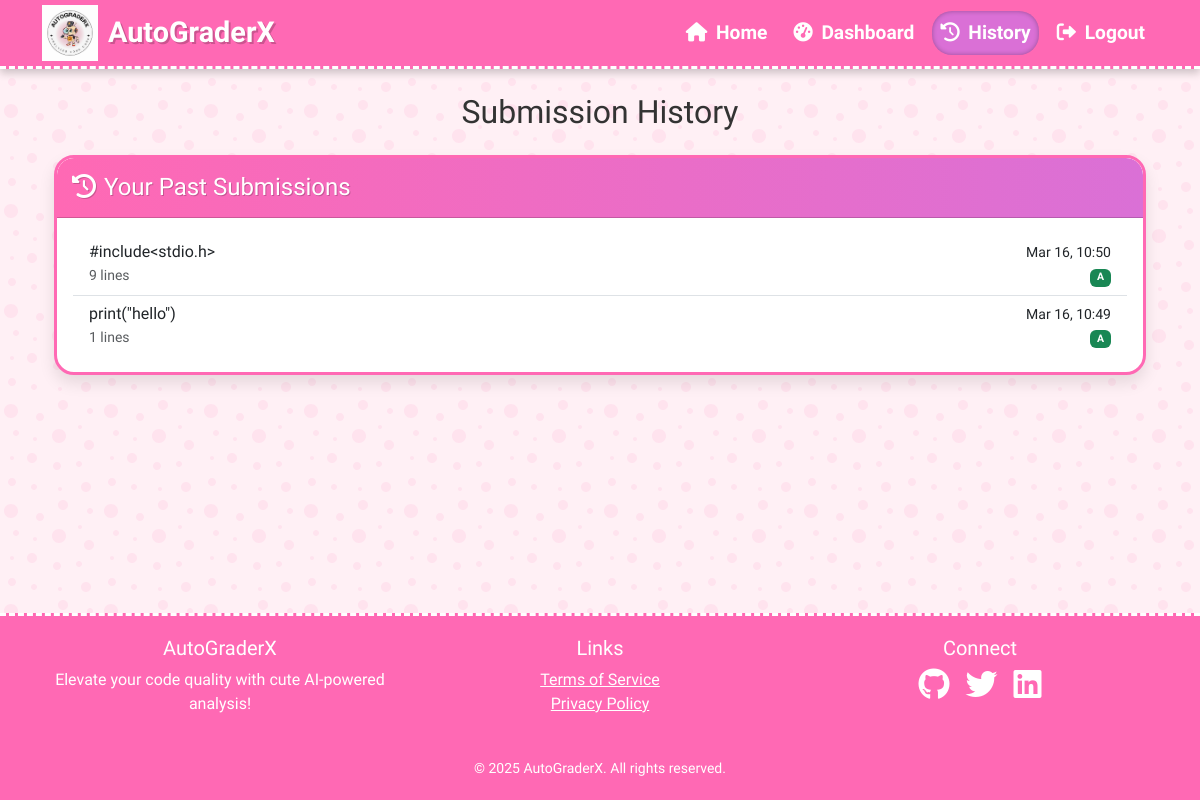
/submission_history (signed in), run on the app's committed database.
### app.py (models this page shows)
class CodeSubmission(Base):
    __tablename__ = 'submissions'
    id = Column(Integer, primary_key=True)
    code = Column(Text, nullable=False)  # The submitted code
    line_analysis = Column(Text, nullable=True)  # Analysis of code
    restructured_code = Column(Text, nullable=True)  # Improved version of code
    grade = Column(Text, nullable=True)  # Grade and feedback
    timestamp = Column(DateTime, default=datetime.utcnow)  # When code was submitted
    user_id = Column(Integer, ForeignKey('users.id'), nullable=False)  # Who submitted the code
    language = Column(String(50), nullable=True)  # Programming language detected

### app.py (the view)
@app.route('/submission_history')
@login_required
def submission_history():
    user_id = session.get('user_id')
    if not user_id:
        flash('You must be logged in to view submission history.', 'error')
        return redirect(url_for('login'))
    db_session = None
    try:
        db_session = SessionLocal()
        user = db_session.query(User).filter_by(id=user_id).first()
        if not user:
            flash('User not found. Please login again.', 'error')
            return redirect(url_for('login'))
        try:
            submissions = db_session.query(CodeSubmission).filter_by(user_id=user_id).order_by(CodeSubmission.timestamp.desc()).all()
            return render_template('submission_history.html', submissions=submissions)
        except Exception as schema_error:
            logger.error(f"Schema error in history: {schema_error}")
            flash('There was an issue retrieving your submission history. We\'ve fixed the database schema. Please try again.', 'warning')
            CodeSubmission.__table__.drop(engine, checkfirst=True)
            Base.metadata.create_all(engine)
            return redirect(url_for('dashboard'))
    except Exception as e:
        logger.error(f"Submission history error: {str(e)}", exc_info=True)
        flash('An error occurred while loading your submission history. Please try again.', 'error')
        return redirect(url_for('dashboard'))
    finally:
        if db_session:
            db_session.close()

### app.py (called while the page is built)
@app.context_processor
def utility_processor():
    def is_logged_in():
        return 'user_id' in session
    return {
        'is_logged_in': is_logged_in,
        'app_name': app.config.get('APP_NAME', 'AutoGraderX'),
        'now': datetime.now()
    }

def is_logged_in():
    return 'user_id' in session

def login_required(f):
    @wraps(f)
    def decorated_function(*args, **kwargs):
        if not is_logged_in():
            flash('Please log in to access this page', 'danger')
            return redirect(url_for('login'))
        return f(*args, **kwargs)
    return decorated_function

### templates/submission_history.html (shortened to what this page needs)
{% extends "layout.html" %}
{% block content %}
<div class="container">
    <h2 class="text-center mb-4">Submission History</h2>
    <div class="row">
        <div class="col-md-12">
            <div class="card">
                <div class="card-header">
                    <h4 class="mb-0"><i class="fas fa-history me-2"></i>Your Past Submissions</h4>
                </div>
                <div class="card-body">
                    {% if submissions and submissions|length > 0 %}
                    <div class="list-group list-group-flush">
                        {% for submission in submissions %}
                        <a href="{{ url_for('view_analysis', submission_id=submission.id) }}" class="list-group-item list-group-item-action">
                            <div class="d-flex w-100 justify-content-between">
                                <h6 class="mb-1 text-truncate" style="max-width: 400px;">
                                    {% if submission.code and submission.code.split('\n')|length > 0 %}
                                        {{ submission.code.split('\n')[0][:50] }}
                                    {% else %}
                                        [Empty submission]
                                    {% endif %}
                                </h6>
                                <small>{{ submission.timestamp.strftime('%b %d, %H:%M') if submission.timestamp else 'N/A' }}</small>
                            </div>
                            <div class="d-flex w-100 justify-content-between">
                                <small class="text-muted">
                                    {% if submission.code %}
                                        {{ (submission.code.split('\n')|length) }} lines
                                    {% else %}
                                        0 lines
                                    {% endif %}
                                </small>
                                <small>
                                    {% if submission.grade and not submission.grade.endswith('in progress...') %}
                                        {% if 'Grade: A' in submission.grade %}
                                            <span class="badge bg-success">A</span>
                                        {% elif 'Grade: B' in submission.grade %}
                                            <span class="badge bg-primary">B</span>
                                        {% elif 'Grade: C' in submission.grade %}
                                            <span class="badge bg-warning text-dark">C</span>
                                        {% elif 'Grade: D' in submission.grade %}
                                            <span class="badge bg-danger">D</span>
                                        {% elif 'Grade: F' in submission.grade %}
                                            <span class="badge bg-danger">F</span>
                                        {% else %}
                                            <span class="badge bg-secondary">?</span>
                                        {% endif %}
                                    {% else %}
                                        <span class="badge bg-secondary">
                                            <i class="fas fa-spinner fa-spin"></i>
                                        </span>
                                    {% endif %}
                                </small>
                            </div>
                        </a>
                        {% endfor %}
                    </div>
                    {% else %}
                    <div class="text-center p-4">
                        <i class="fas fa-code-branch fa-3x mb-3 text-muted"></i>
                        <p>No submissions yet. Submit your first code for analysis!</p>
                        <a href="{{ url_for('dashboard') }}" class="btn btn-primary">Go to Dashboard</a>
                    </div>
                    {% endif %}
                </div>
            </div>
        </div>
    </div>
</div>
{% endblock %}

### templates/layout.html (shortened to what this page needs)
<!DOCTYPE html>
<html lang="en">
<head>
    <link href="https://cdn.jsdelivr.net/npm/bootstrap@5.3.0-alpha1/dist/css/bootstrap.min.css" rel="stylesheet">
    <link rel="stylesheet" href="https://cdnjs.cloudflare.com/ajax/libs/font-awesome/6.0.0/css/all.min.css">
    <link rel="stylesheet" href="https://cdnjs.cloudflare.com/ajax/libs/highlight.js/11.7.0/styles/atom-one-dark.min.css">
</head>
<body>
    <nav class="navbar navbar-expand-lg navbar-dark">
        <div class="container">
            <a class="navbar-brand" href="{{ url_for('home') }}">
                <img src="{{ url_for('static', filename='images/logo11.png') }}" alt="AutoGraderX Logo" class="navbar-logo">
                AutoGraderX
            </a>
            <div class="collapse navbar-collapse" id="navbarNav">
                <ul class="navbar-nav ms-auto">
                    <li class="nav-item">
                        <a class="nav-link {% if request.path == url_for('home') %}active{% endif %}" href="{{ url_for('home') }}">
                            <i class="fas fa-home me-1"></i> Home
                        </a>
                    </li>
                    {% if is_logged_in() %}
                    <li class="nav-item">
                        <a class="nav-link {% if request.path == url_for('dashboard') %}active{% endif %}" href="{{ url_for('dashboard') }}">
                            <i class="fas fa-tachometer-alt me-1"></i> Dashboard
                        </a>
                    </li>
                    <li class="nav-item">
                        <a class="nav-link {% if request.path == url_for('submission_history') %}active{% endif %}" href="{{ url_for('submission_history') }}">
                            <i class="fas fa-history me-1"></i> History
                        </a>
                    </li>
                    <li class="nav-item">
                        <a class="nav-link" href="{{ url_for('logout') }}">
                            <i class="fas fa-sign-out-alt me-1"></i> Logout
                        </a>
                    </li>
                    {% endif %}
                </ul>
            </div>
        </div>
    </nav>
    <main class="container py-4">
        {% block content %}{% endblock %}
    </main>
    <footer class="text-center">
        <div class="container">
            <div class="row">
                <div class="col-md-4 mb-3 mb-md-0">
                    <h5>AutoGraderX</h5>
                    <p class="text-white">Elevate your code quality with cute AI-powered analysis!</p>
                </div>
                <div class="col-md-4 mb-3 mb-md-0">
                    <h5>Links</h5>
                    <ul class="list-unstyled">
                        <li><a href="{{ url_for('terms') }}" class="text-white">Terms of Service</a></li>
                        <li><a href="{{ url_for('privacy') }}" class="text-white">Privacy Policy</a></li>
                    </ul>
                </div>
                <div class="col-md-4">
                    <h5>Connect</h5>
                    <div class="d-flex justify-content-center">
                        <a href="#" class="text-white me-3"><i class="fab fa-github fa-2x"></i></a>
                        <a href="#" class="text-white me-3"><i class="fab fa-twitter fa-2x"></i></a>
                        <a href="#" class="text-white"><i class="fab fa-linkedin fa-2x"></i></a>
                    </div>
                </div>
            </div>
            <div class="mt-4">
                <small>&copy; 2025 AutoGraderX. All rights reserved.</small>
            </div>
        </div>
    </footer>
</body>
</html>

### templates/layout.html (style rules this page uses)
:root { --primary-color: #FF69B4; --secondary-color: #DA70D6; --success-color: #FF85FF; --light-color: #FFF0F5; --dark-color: #8B008B; --code-bg: #282c34; }
body { font-family: 'Comic Neue', cursive; background-color: #FFF0F5; color: #333; min-height: 100vh; display: flex; flex-direction: column; }
.navbar { background-color: var(--primary-color); box-shadow: 0 4px 8px rgba(0, 0, 0, 0.2); border-bottom: 3px dashed #fff; padding-top: 0; padding-bottom: 0; min-height: 56px; }
.navbar-brand { font-weight: 700; color: white !important; font-size: 1.8rem; text-shadow: 2px 2px 0px rgba(0,0,0,0.2); display: flex; align-items: center; height: 100%; }
.navbar-logo { height: 56px; width: auto; object-fit: contain; margin-right: 10px; }
.navbar .nav-link { color: white !important; font-weight: 700; font-size: 1.2rem; transition: all 0.3s ease; border-radius: 20px; margin: 0 5px; }
.navbar .active { background-color: var(--secondary-color); border-radius: 20px; box-shadow: inset 0 0 5px rgba(0,0,0,0.3); }
.card { border: none; border-radius: 20px; box-shadow: 0 8px 16px rgba(0, 0, 0, 0.1); transition: transform 0.3s ease, box-shadow 0.3s ease; margin-bottom: 20px; border: 3px solid var(--primary-color); overflow: hidden; }
.card-header { background: linear-gradient(to right, var(--primary-color), var(--secondary-color)); color: white; font-weight: 700; font-size: 1.3rem; border-radius: 17px 17px 0 0 !important; padding: 15px; text-shadow: 1px 1px 0px rgba(0,0,0,0.2); }
footer { margin-top: auto; background-color: var(--primary-color); color: white; padding: 20px 0; border-top: 3px dashed #fff; }

### data on the page
CodeSubmission: code "#include<stdio.h>", timestamp "Mar 16, 10:50", code "9", shows "A"
CodeSubmission: code "print(\"hello\")", timestamp "Mar 16, 10:49", code "1", shows "A"
